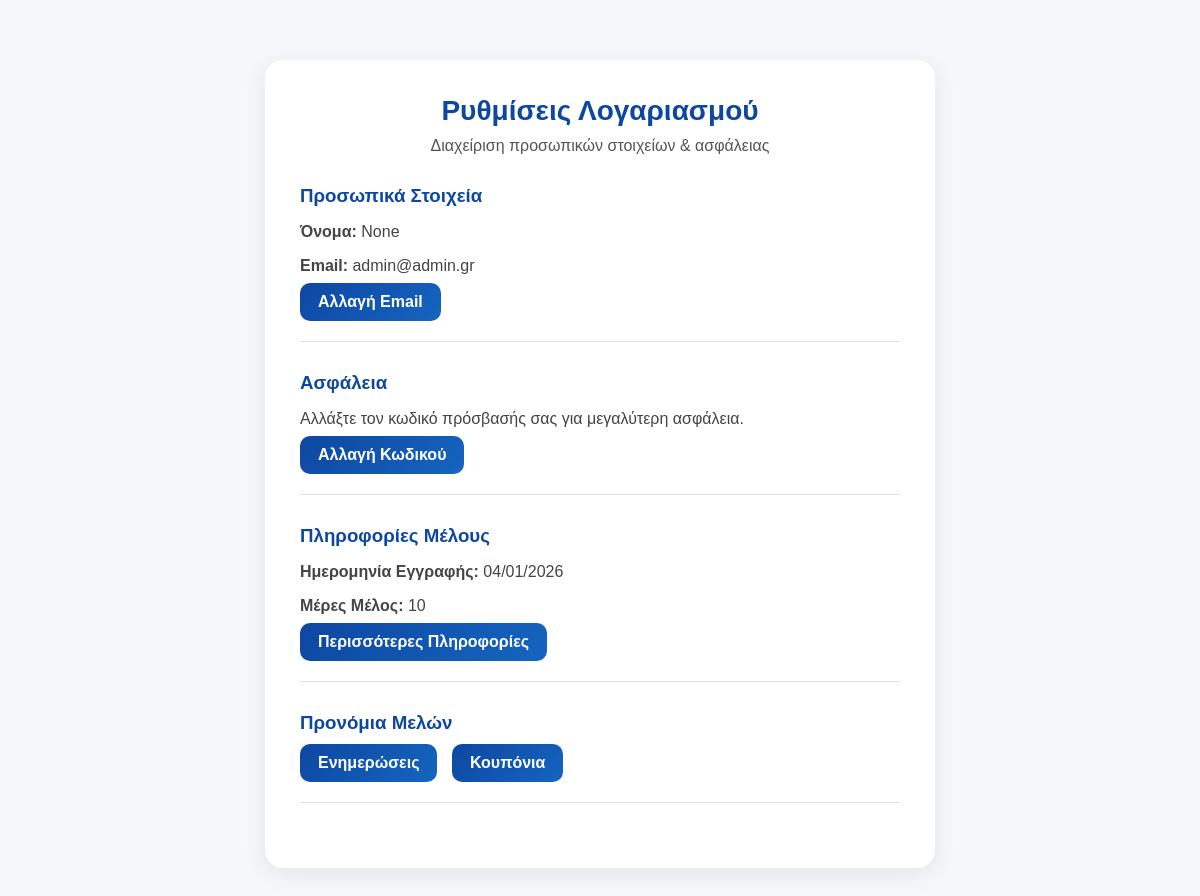
/settings (signed in), run on the app's committed database.
### database.py (models this page shows)
class User(db.Model, UserMixin):
    id = db.Column(db.Integer, primary_key=True)
    fullname = db.Column(db.String(120), nullable=False)
    email = db.Column(db.String(120), unique=True, nullable=False)
    password = db.Column(db.String(200), nullable=False)
    created_at = db.Column(db.DateTime, default=datetime.utcnow)
    reset_code = db.Column(db.String(6), nullable=True)
    is_admin = db.Column(db.Boolean, default=False)
    name = db.Column(db.String(120))

### app.py (the view)
@app.route("/settings")
@login_required
def settings():
    from datetime import datetime
    days_member = (datetime.now() - current_user.created_at).days
    return render_template("settings.html", days_member=days_member)

### app.py (called while the page is built)
@login_manager.user_loader
def load_user(user_id):
    return User.query.get(int(user_id))

@app.context_processor
def inject_coming_soon_flag():
    return dict(show_coming_soon=True)

### templates/settings.html (shortened to what this page needs)
<!DOCTYPE html>
<html lang="el">
<head>
    <link rel="stylesheet" href="{{ url_for('static', filename='style.css') }}">
</head>
<body>
    <div class="settings-container">
        <div class="settings-title">Ρυθμίσεις Λογαριασμού</div>
        <div class="settings-subtitle">Διαχείριση προσωπικών στοιχείων & ασφάλειας</div>
        <div class="settings-block">
            <h3>Προσωπικά Στοιχεία</h3>
            <p><strong>Όνομα:</strong> {{ current_user.name }}</p>
            <p><strong>Email:</strong> {{ current_user.email }}</p>
            <a href="/change-email" class="settings-btn">Αλλαγή Email</a>
        </div>
        <div class="settings-block">
            <h3>Ασφάλεια</h3>
            <p>Αλλάξτε τον κωδικό πρόσβασής σας για μεγαλύτερη ασφάλεια.</p>
            <a href="/change-password" class="settings-btn">Αλλαγή Κωδικού</a>
        </div>
        <div class="settings-block">
            <h3>Πληροφορίες Μέλους</h3>
            <p><strong>Ημερομηνία Εγγραφής:</strong> {{ current_user.created_at.strftime('%d/%m/%Y') }}</p>
            <p><strong>Μέρες Μέλος:</strong> {{ days_member }}</p>
            <a href="/member-info" class="settings-btn">Περισσότερες Πληροφορίες</a>
        </div>
        <div class="settings-block">
            <h3>Προνόμια Μελών</h3>
            <a href="/updates" class="settings-btn" style="margin-right:10px;">Ενημερώσεις</a>
            <a href="/coupons" class="settings-btn">Κουπόνια</a>
        </div>
    </div>
</body>
</html>

### templates/style.css (style rules this page uses)
body { margin: 0; font-family: Arial, Helvetica, sans-serif; background: #ffffff; color: #333; }
h1, h2, h3 { word-wrap: break-word; }
body, header, nav, .photo-block, .contact, footer { transition: background-color 0.3s ease, color 0.3s ease; }

### templates/settings.html (style rules this page uses)
body { background: #f5f7fa; font-family: Arial, sans-serif; }
.settings-container { max-width: 600px; margin: 60px auto; background: #ffffff; padding: 35px; border-radius: 18px; box-shadow: 0 6px 25px rgba(0,0,0,0.08); }
.settings-title { text-align: center; font-size: 28px; font-weight: 800; color: #0d47a1; margin-bottom: 10px; }
.settings-subtitle { text-align: center; color: #555; margin-bottom: 30px; }
.settings-block { margin-bottom: 30px; padding-bottom: 20px; border-bottom: 1px solid #e0e0e0; }
.settings-block h3 { color: #0d47a1; margin-bottom: 10px; }
.settings-block p { color: #444; margin-bottom: 8px; }
.settings-btn { display: inline-block; padding: 10px 18px; background: linear-gradient(135deg, #0d47a1, #1565c0); color: white; border-radius: 10px; text-decoration: none; font-weight: 700; transition: 0.25s; }

### data on the page
User: name "None", email "admin@admin.gr", created_at "04/01/2026"
